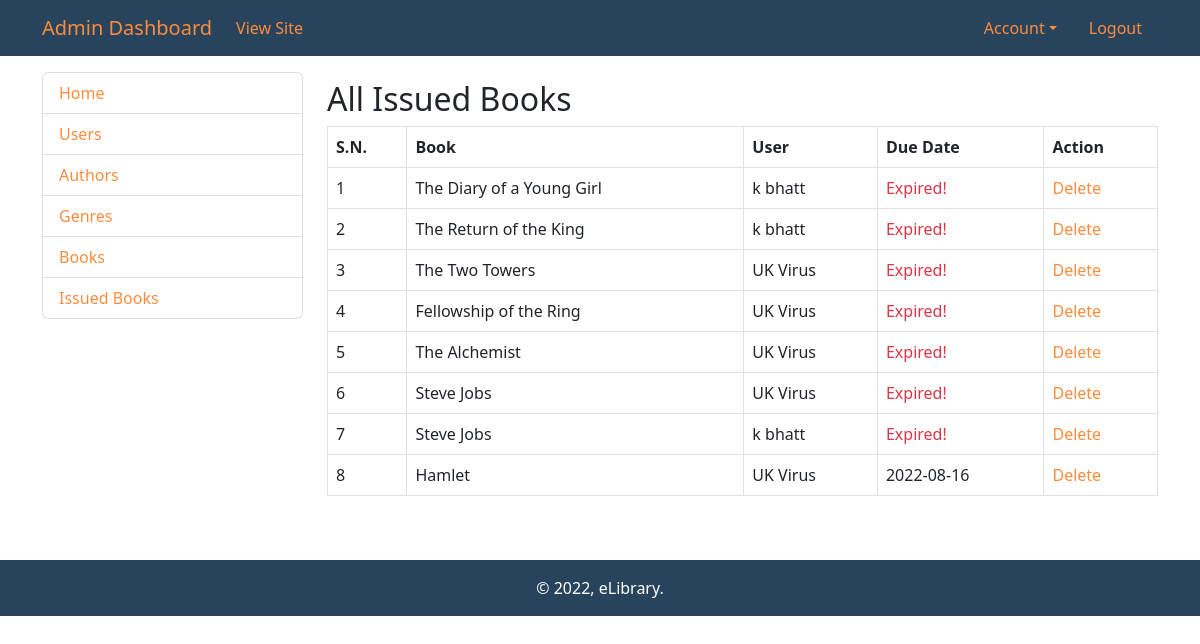
Screenshot of /admin/issued_books.php (signed in) with the database file from the repository.
### tables this page shows
CREATE TABLE `issued_books` (
  `id` int(11) NOT NULL,
  `book_id` int(11) NOT NULL,
  `user_id` int(11) NOT NULL,
  `issue_date` varchar(50) NOT NULL
);

CREATE TABLE `books` (
  `id` int(11) NOT NULL,
  `name` varchar(200) NOT NULL,
  `author_id` int(11) NOT NULL,
  `cat_id` int(11) NOT NULL,
  `year` varchar(4) NOT NULL,
  `description` text NOT NULL,
  `image` text NOT NULL,
  `pdf` text NOT NULL
);

CREATE TABLE `users` (
  `id` int(11) NOT NULL,
  `name` varchar(200) NOT NULL,
  `email` varchar(100) NOT NULL,
  `password` text NOT NULL,
  `mobile` varchar(13) NOT NULL,
  `address` text NOT NULL,
  `is_admin` int(11) NOT NULL
);

### admin/issued_books.php (the view, shortened to what this page needs)
<?php
include("includes/header.php");
include("includes/navbar.php");
include("includes/conn.php");
?>
<div class="container mt-3">
<div class="row">
<div class="col-3">
<?php include("includes/sidebar.php"); ?>
</div>
<div class="col-9">
	<div class="my-2 h2">
		All Issued Books
	</div>
	<table class="table table-bordered">
	<tr>
		<th>S.N.</th>
		<th>Book</th>
        <th>User</th>
        <th>Due Date</th>
        <th>Action</th>
	</tr>
	<?php
		$query = "SELECT
        books.name AS book_name,
        users.name AS user_name,
        issued_books.issue_date AS due_date,
        issued_books.id AS issue_id
        FROM issued_books
        JOIN books ON issued_books.book_id = books.id
        JOIN users ON issued_books.user_id = users.id;
		";
		$query_run = mysqli_query($conn, $query);
		$count = 1;
		while($row = mysqli_fetch_assoc($query_run)){
	?>
		<tr>
			<td><?php echo $count; ?></td>
            <td><?php echo $row['book_name']; ?></td>
            <td><?php echo $row['user_name']; ?></td>
            <td><?php
                if (date('Y-m-d') > $row['due_date']) {
					echo '<span class="text-danger">Expired!</span>';
				} else {
                    echo $row['due_date'];
                }
            ?></td>
			<td>
                <a href="?id=<?php echo $row['issue_id']; ?>">
                    Delete
                </a>
            </td>
		</tr>
	<?php
	$count += 1;
	}
	?>
</table>
</div>
</div>
</div>
<?php
include("includes/footer.php");
?>

### assets/css/main.css (style rules this page uses)
a { color: #FF8B3D !important; text-decoration: none !important; }

### rows the page displays
issued_books: book.name "The Diary of a Young Girl", user.name "k bhatt", issue_date "Expired!"
issued_books: book.name "The Return of the King", user.name "k bhatt", issue_date "Expired!"
issued_books: book.name "The Two Towers", user.name "UK Virus", issue_date "Expired!"
issued_books: book.name "Fellowship of the Ring", user.name "UK Virus", issue_date "Expired!"
issued_books: book.name "The Alchemist", user.name "UK Virus", issue_date "Expired!"
issued_books: book.name "Steve Jobs", user.name "UK Virus", issue_date "Expired!"
issued_books: book.name "Steve Jobs", user.name "k bhatt", issue_date "Expired!"
issued_books: book.name "Hamlet", user.name "UK Virus", issue_date "2022-08-16"
